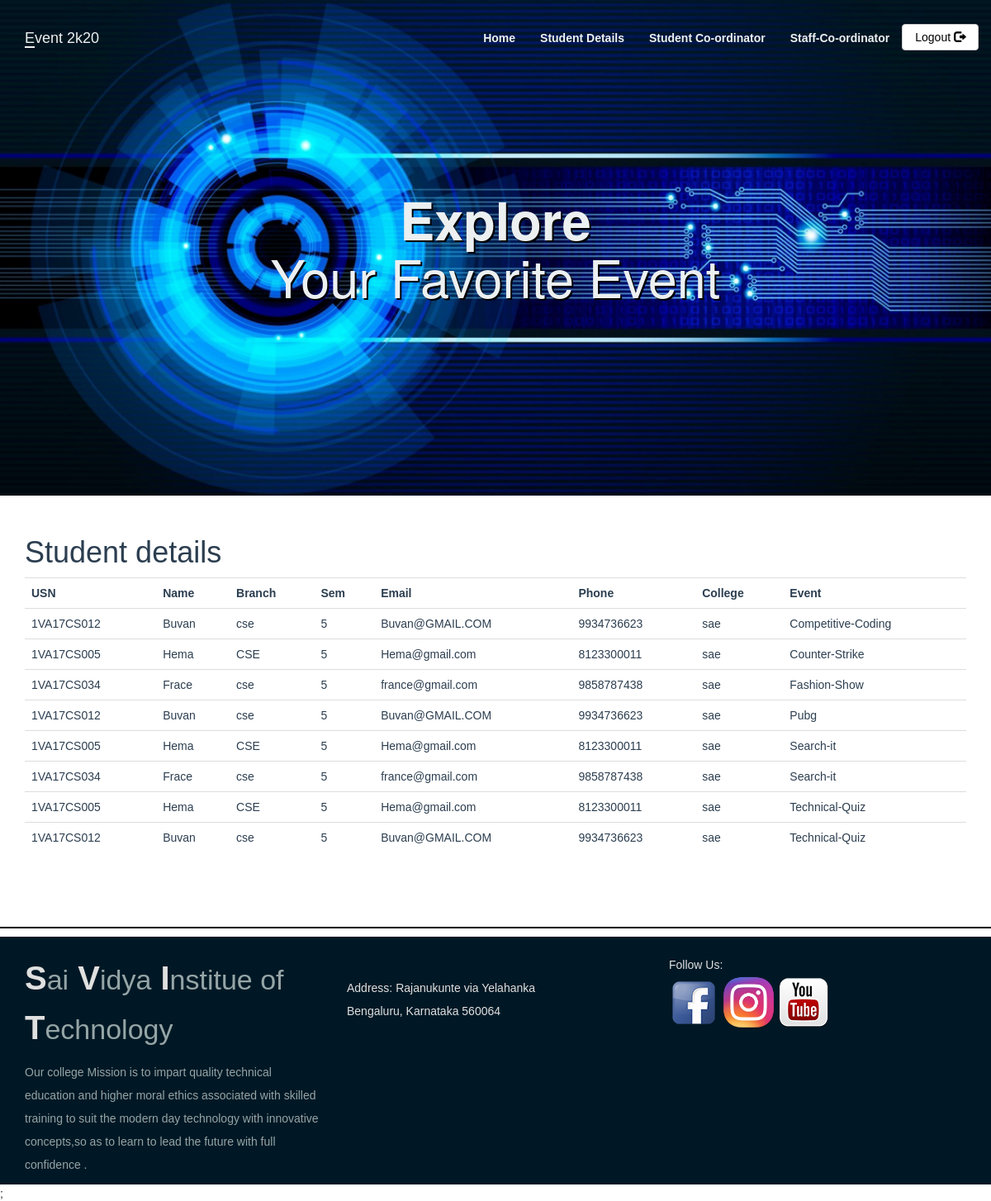
Page /Stu_details.php on the committed database.
### tables this page shows
CREATE TABLE `events` (
  `event_id` int(11) NOT NULL,
  `event_title` varchar(50) NOT NULL,
  `event_price` int(11) DEFAULT NULL,
  `participents` int(100) DEFAULT 0,
  `img_link` text DEFAULT NULL,
  `type_id` int(11) DEFAULT NULL
);

CREATE TABLE `participent` (
  `usn` varchar(20) NOT NULL,
  `name` varchar(100) NOT NULL,
  `branch` varchar(11) NOT NULL,
  `sem` int(11) NOT NULL,
  `email` varchar(300) NOT NULL,
  `phone` varchar(12) NOT NULL,
  `college` varchar(20) NOT NULL
);

### Stu_details.php (the view, shortened to what this page needs)
<?php
include_once 'classes/db1.php';
$result = mysqli_query($conn,"SELECT * FROM events,registered r ,participent p WHERE events.event_id=r.event_id and r.usn = p.usn order by event_title");
?>
<!DOCTYPE html>
<html>
<head>
        <?php require 'utils/styles.php'; ?>
    </head>
<body><?php include 'utils/adminHeader.php'?>
<div class = "content">
<div class = "container">
<h1>Student details</h1>
<?php
if (mysqli_num_rows($result) > 0) {
?>
 <table class="table table-hover" >
  <tr>
  <th>USN</th>
    <th>Name</th>
    <th>Branch</th>
    <th>Sem</th>
    <th>Email</th>
    <th>Phone</th>
    <th>College</th>
    <th>Event</th>
  </tr>
<?php
while($row = mysqli_fetch_array($result)) {
?>
<tr>
<td><?php echo $row["usn"]; ?></td>
    <td><?php echo $row["name"]; ?></td>
    <td><?php echo $row["branch"]; ?></td>
    <td><?php echo $row["sem"]; ?></td>
    <td><?php echo $row["email"]; ?></td>
    <td><?php echo $row["phone"]; ?></td>
    <td><?php echo $row["college"]; ?></td>
    <td><?php echo $row["event_title"]; ?></td>
</tr>
<?php
}
?>
</table>
 <?php
}
else{
    echo "No result found";
}
?>
</div>
</div>
<?php include 'utils/footer.php'?>;
 </body>
</html>

### css/style.css (style rules this page uses)
body { overflow-x: hidden; }
.content { font-family: Arial, Helvetica, sans-serif; color: #2C3E50; }

### rows in the picture
events: participent.usn "1VA17CS012", participent.name "Buvan", participent.branch "cse", participent.sem "5", participent.email "Buvan@GMAIL.COM", participent.phone "9934736623", participent.college "sae", event_title "Competitive-Coding"
events: participent.usn "1VA17CS005", participent.name "Hema", participent.branch "CSE", participent.sem "5", participent.email "Hema@gmail.com", participent.phone "8123300011", participent.college "sae", event_title "Counter-Strike"
events: participent.usn "1VA17CS034", participent.name "Frace", participent.branch "cse", participent.sem "5", participent.email "france@gmail.com", participent.phone "9858787438", participent.college "sae", event_title "Fashion-Show"
events: participent.usn "1VA17CS012", participent.name "Buvan", participent.branch "cse", participent.sem "5", participent.email "Buvan@GMAIL.COM", participent.phone "9934736623", participent.college "sae", event_title "Pubg"
events: participent.usn "1VA17CS005", participent.name "Hema", participent.branch "CSE", participent.sem "5", participent.email "Hema@gmail.com", participent.phone "8123300011", participent.college "sae", event_title "Search-it", participent.usn "1VA17CS034", participent.name "Frace", participent.branch "cse", participent.email "france@gmail.com", participent.phone "9858787438"
events: participent.usn "1VA17CS005", participent.name "Hema", participent.branch "CSE", participent.sem "5", participent.email "Hema@gmail.com", participent.phone "8123300011", participent.college "sae", event_title "Technical-Quiz", participent.usn "1VA17CS012", participent.name "Buvan", participent.branch "cse", participent.email "Buvan@GMAIL.COM", participent.phone "9934736623"
